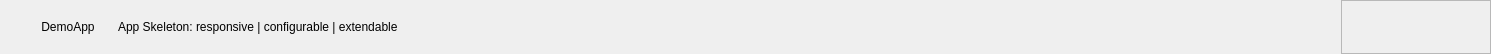
<?xml version="1.0" encoding="UTF-8"?>
<ui version="4.0">
 <class>Form</class>
 <widget class="QWidget" name="Form">
  <property name="geometry">
   <rect>
    <x>0</x>
    <y>0</y>
    <width>1491</width>
    <height>54</height>
   </rect>
  </property>
  <property name="windowTitle">
   <string>Form</string>
  </property>
  <layout class="QHBoxLayout" name="horizontalLayout_2">
   <property name="spacing">
    <number>0</number>
   </property>
   <property name="leftMargin">
    <number>0</number>
   </property>
   <property name="topMargin">
    <number>0</number>
   </property>
   <property name="rightMargin">
    <number>0</number>
   </property>
   <property name="bottomMargin">
    <number>0</number>
   </property>
   <item>
    <widget class="QLabel" name="dummy">
     <property name="maximumSize">
      <size>
       <width>14</width>
       <height>16777215</height>
      </size>
     </property>
     <property name="text">
      <string/>
     </property>
    </widget>
   </item>
   <item alignment="Qt::AlignVCenter">
    <widget class="QLabel" name="appLogo">
     <property name="minimumSize">
      <size>
       <width>24</width>
       <height>24</height>
      </size>
     </property>
     <property name="maximumSize">
      <size>
       <width>24</width>
       <height>24</height>
      </size>
     </property>
     <property name="styleSheet">
      <string notr="true"/>
     </property>
     <property name="text">
      <string/>
     </property>
     <property name="pixmap">
      <pixmap resource="../../resources.qrc">:/images/gui/resources/imgs/kisspng-python-programming-basics-for-absolute-beginners-michigan-python-user-group-5-jul-2-18-5bfef9220f00d6.4973377615434365780615.png</pixmap>
     </property>
     <property name="scaledContents">
      <bool>true</bool>
     </property>
     <property name="alignment">
      <set>Qt::AlignCenter</set>
     </property>
     <property name="wordWrap">
      <bool>false</bool>
     </property>
    </widget>
   </item>
   <item>
    <widget class="QLabel" name="appTitle">
     <property name="minimumSize">
      <size>
       <width>0</width>
       <height>0</height>
      </size>
     </property>
     <property name="maximumSize">
      <size>
       <width>80</width>
       <height>16777215</height>
      </size>
     </property>
     <property name="text">
      <string> DemoApp</string>
     </property>
     <property name="scaledContents">
      <bool>true</bool>
     </property>
    </widget>
   </item>
   <item>
    <widget class="QLabel" name="appDescription">
     <property name="text">
      <string>App Skeleton: responsive | configurable | extendable</string>
     </property>
    </widget>
   </item>
   <item>
    <widget class="QFrame" name="windowicons">
     <property name="maximumSize">
      <size>
       <width>150</width>
       <height>16777215</height>
      </size>
     </property>
     <property name="frameShape">
      <enum>QFrame::StyledPanel</enum>
     </property>
     <property name="frameShadow">
      <enum>QFrame::Raised</enum>
     </property>
     <layout class="QHBoxLayout" name="horizontalLayout">
      <property name="spacing">
       <number>0</number>
      </property>
      <property name="leftMargin">
       <number>0</number>
      </property>
      <property name="topMargin">
       <number>0</number>
      </property>
      <property name="rightMargin">
       <number>0</number>
      </property>
      <property name="bottomMargin">
       <number>0</number>
      </property>
      <item>
       <widget class="QPushButton" name="minimizewindow">
        <property name="maximumSize">
         <size>
          <width>50</width>
          <height>50</height>
         </size>
        </property>
        <property name="text">
         <string/>
        </property>
        <property name="icon">
         <iconset resource="../../resources.qrc">
          <normaloff>:/white-icons-smaller/gui/resources/icons/white/icon_minimize.svg</normaloff>:/white-icons-smaller/gui/resources/icons/white/icon_minimize.svg</iconset>
        </property>
        <property name="flat">
         <bool>true</bool>
        </property>
       </widget>
      </item>
      <item>
       <widget class="QPushButton" name="restorewindow">
        <property name="maximumSize">
         <size>
          <width>50</width>
          <height>50</height>
         </size>
        </property>
        <property name="text">
         <string/>
        </property>
        <property name="icon">
         <iconset resource="../../resources.qrc">
          <normaloff>:/white-icons-smaller/gui/resources/icons/white/icon_restore.svg</normaloff>:/white-icons-smaller/gui/resources/icons/white/icon_restore.svg</iconset>
        </property>
        <property name="flat">
         <bool>true</bool>
        </property>
       </widget>
      </item>
      <item>
       <widget class="QPushButton" name="maximisewindow">
        <property name="maximumSize">
         <size>
          <width>50</width>
          <height>50</height>
         </size>
        </property>
        <property name="text">
         <string/>
        </property>
        <property name="icon">
         <iconset resource="../../resources.qrc">
          <normaloff>:/white-icons-smaller/gui/resources/icons/white/icon_maximize.svg</normaloff>:/white-icons-smaller/gui/resources/icons/white/icon_maximize.svg</iconset>
        </property>
        <property name="flat">
         <bool>true</bool>
        </property>
       </widget>
      </item>
      <item>
       <widget class="QPushButton" name="closewindow">
        <property name="maximumSize">
         <size>
          <width>50</width>
          <height>50</height>
         </size>
        </property>
        <property name="text">
         <string/>
        </property>
        <property name="icon">
         <iconset resource="../../resources.qrc">
          <normaloff>:/white-icons-smaller/gui/resources/icons/white/icon_close.svg</normaloff>:/white-icons-smaller/gui/resources/icons/white/icon_close.svg</iconset>
        </property>
        <property name="flat">
         <bool>true</bool>
        </property>
       </widget>
      </item>
     </layout>
    </widget>
   </item>
  </layout>
 </widget>
 <resources>
  <include location="../../resources.qrc"/>
 </resources>
 <connections/>
</ui>
